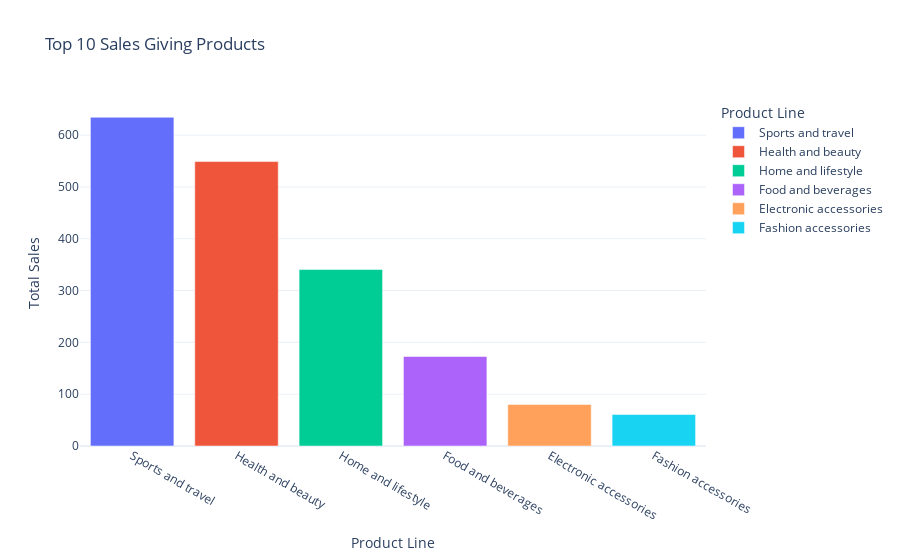

Source (notebook cell):
### Code cell
nlp_query = "top 10 sales giving products"
part_A, part_B = split()
Cout = function3()

# what is the gender ratio of customers in the dataset?
# rate of growth month on month for each product line
# month on month growth form october to december
# compare sales in january with febuary and march

### Figure 1 — Plotly figure (JSON) as saved in the notebook; plotly's stock layout.template omitted (floating-point values rounded to 4 significant figures)
{"data": [{"alignmentgroup": "True", "hovertemplate": "Product Line=%{x}<br>Total Sales=%{y}<extra></extra>", "legendgroup": "Sports and travel", "marker": {"color": "#636efa", "pattern": {"shape": ""}}, "name": "Sports and travel", "offsetgroup": "Sports and travel", "orientation": "v", "showlegend": true, "textposition": "auto", "type": "bar", "x": ["Sports and travel"], "xaxis": "x", "y": [634.4], "yaxis": "y"}, {"alignmentgroup": "True", "hovertemplate": "Product Line=%{x}<br>Total Sales=%{y}<extra></extra>", "legendgroup": "Health and beauty", "marker": {"color": "#EF553B", "pattern": {"shape": ""}}, "name": "Health and beauty", "offsetgroup": "Health and beauty", "orientation": "v", "showlegend": true, "textposition": "auto", "type": "bar", "x": ["Health and beauty"], "xaxis": "x", "y": [549.0], "yaxis": "y"}, {"alignmentgroup": "True", "hovertemplate": "Product Line=%{x}<br>Total Sales=%{y}<extra></extra>", "legendgroup": "Home and lifestyle", "marker": {"color": "#00cc96", "pattern": {"shape": ""}}, "name": "Home and lifestyle", "offsetgroup": "Home and lifestyle", "orientation": "v", "showlegend": true, "textposition": "auto", "type": "bar", "x": ["Home and lifestyle"], "xaxis": "x", "y": [340.5], "yaxis": "y"}, {"alignmentgroup": "True", "hovertemplate": "Product Line=%{x}<br>Total Sales=%{y}<extra></extra>", "legendgroup": "Food and beverages", "marker": {"color": "#ab63fa", "pattern": {"shape": ""}}, "name": "Food and beverages", "offsetgroup": "Food and beverages", "orientation": "v", "showlegend": true, "textposition": "auto", "type": "bar", "x": ["Food and beverages"], "xaxis": "x", "y": [172.7], "yaxis": "y"}, {"alignmentgroup": "True", "hovertemplate": "Product Line=%{x}<br>Total Sales=%{y}<extra></extra>", "legendgroup": "Electronic accessories", "marker": {"color": "#FFA15A", "pattern": {"shape": ""}}, "name": "Electronic accessories", "offsetgroup": "Electronic accessories", "orientation": "v", "showlegend": true, "textposition": "auto", "type": "bar", "x": ["Electronic accessories"], "xaxis": "x", "y": [80.22], "yaxis": "y"}, {"alignmentgroup": "True", "hovertemplate": "Product Line=%{x}<br>Total Sales=%{y}<extra></extra>", "legendgroup": "Fashion accessories", "marker": {"color": "#19d3f3", "pattern": {"shape": ""}}, "name": "Fashion accessories", "offsetgroup": "Fashion accessories", "orientation": "v", "showlegend": true, "textposition": "auto", "type": "bar", "x": ["Fashion accessories"], "xaxis": "x", "y": [60.82], "yaxis": "y"}], "layout": {"barmode": "relative", "legend": {"title": {"text": "Product Line"}, "tracegroupgap": 0}, "title": {"text": "Top 10 Sales Giving Products"}, "xaxis": {"anchor": "y", "categoryarray": ["Sports and travel", "Health and beauty", "Home and lifestyle", "Food and beverages", "Electronic accessories", "Fashion accessories"], "categoryorder": "array", "domain": [0, 1], "title": {"text": "Product Line"}}, "yaxis": {"anchor": "x", "domain": [0, 1], "title": {"text": "Total Sales"}}}}
